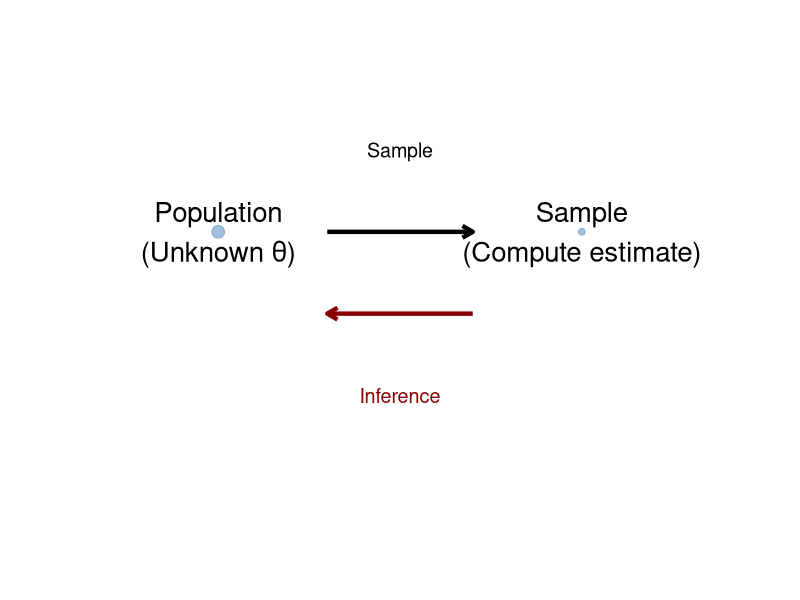
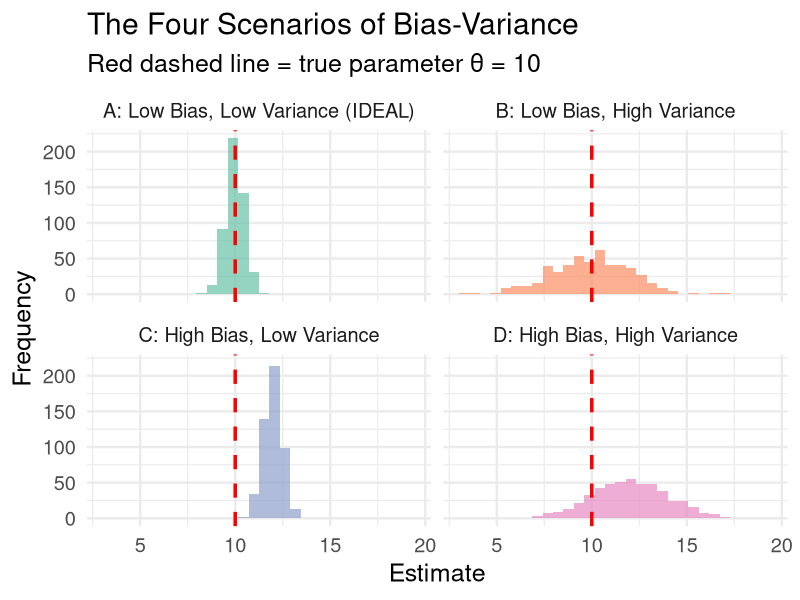
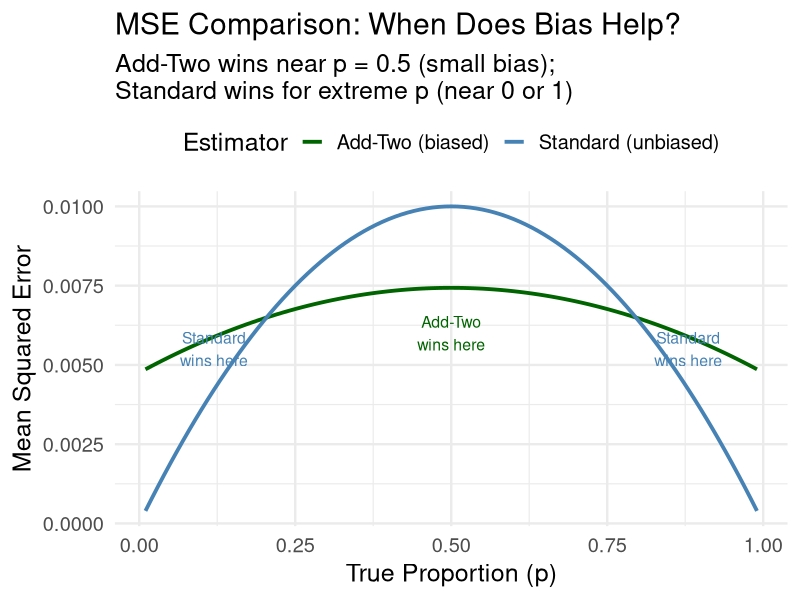
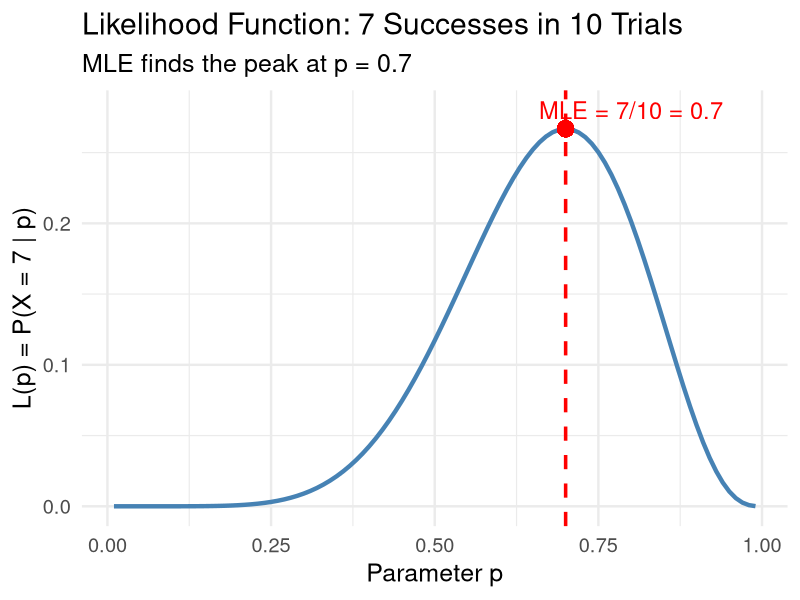
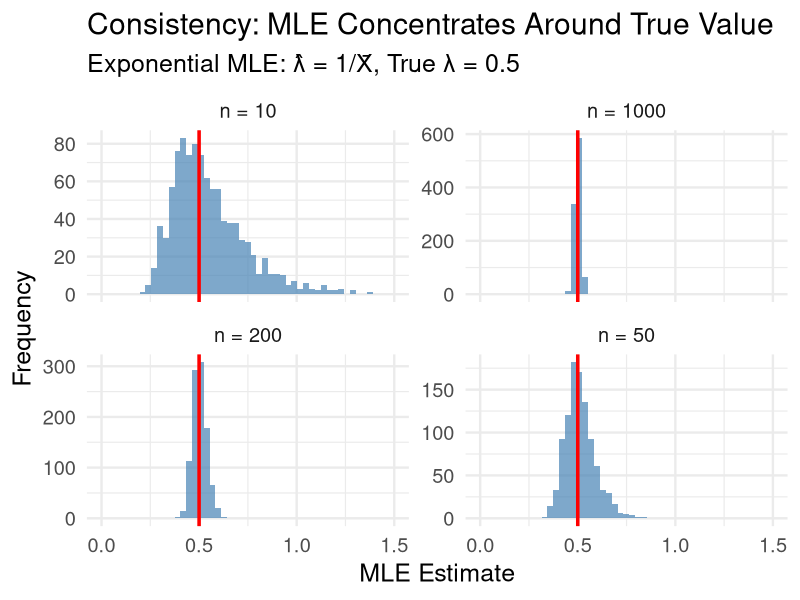
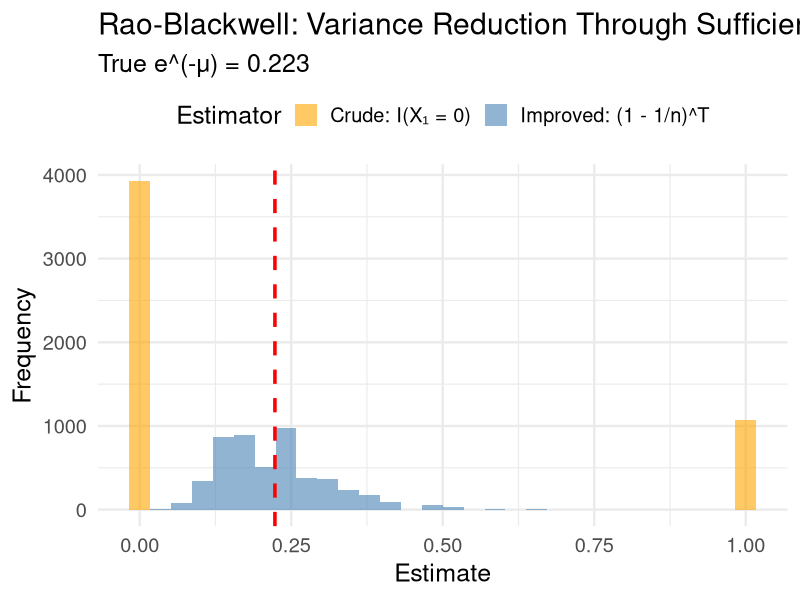

These figures' R source, in order:
## ---- chunk 1
#| label: setup
#| include: false
library(tidyverse)
set.seed(42)
theme_set(theme_minimal(base_size = 18))
## ---- chunk 2
#| echo: false
#| fig-height: 4
library(DiagrammeR)

grViz("
digraph journey {
  graph [rankdir = LR, bgcolor = transparent]
  node [shape = box, style = filled, fontsize = 14]
  
  L1 [label = 'Lesson 1\\nStatistics &\\nSampling', fillcolor = '#AED6F1']
  L2 [label = 'Lesson 2\\nBias, Variance,\\nMSE', fillcolor = '#FAD7A0']
  L3 [label = 'Lesson 3\\nMVUE &\\nCRLB', fillcolor = '#ABEBC6']
  L4 [label = 'Lesson 4\\nMME &\\nMLE', fillcolor = '#F5B7B1']
  L5 [label = 'Lesson 5\\nSufficient\\nStatistics', fillcolor = '#D7BDE2']
  
  L1 -> L2 -> L3 -> L4 -> L5
}
")
## ---- chunk 3
#| echo: false
#| fig-height: 4
tibble(x = c(1, 2), y = c(1, 1), size = c(4, 2)) |> 
  ggplot(aes(x = x, y = y)) +
  geom_point(aes(size = size), color = "steelblue", alpha = 0.5) +
  annotate("text", x = 1, y = 1, label = "Population\n(Unknown θ)", size = 7) +
  annotate("text", x = 2, y = 1, label = "Sample\n(Compute estimate)", size = 7) +
  annotate("segment", x = 1.3, xend = 1.7, y = 1, yend = 1,
           arrow = arrow(length = unit(0.3, "cm")), linewidth = 1.5) +
  annotate("text", x = 1.5, y = 1.12, label = "Sample", size = 5) +
  annotate("segment", x = 1.7, xend = 1.3, y = 0.88, yend = 0.88,
           arrow = arrow(length = unit(0.3, "cm")), linewidth = 1.5, color = "darkred") +
  annotate("text", x = 1.5, y = 0.76, label = "Inference", size = 5, color = "darkred") +
  scale_size_identity() + xlim(0.5, 2.5) + ylim(0.5, 1.3) + theme_void()
## ---- chunk 4
#| echo: false
#| fig-height: 5.5
set.seed(42)
estimator_comparison <- bind_rows(
  tibble(type = "A: Low Bias, Low Variance (IDEAL)", estimate = rnorm(500, 10, 0.5)),
  tibble(type = "B: Low Bias, High Variance", estimate = rnorm(500, 10, 2)),
  tibble(type = "C: High Bias, Low Variance", estimate = rnorm(500, 12, 0.5)),
  tibble(type = "D: High Bias, High Variance", estimate = rnorm(500, 12, 2))
)

estimator_comparison |> 
  ggplot(aes(x = estimate, fill = type)) +
  geom_histogram(bins = 30, alpha = 0.7) +
  geom_vline(xintercept = 10, color = "red", linetype = "dashed", linewidth = 1.2) +
  facet_wrap(~type) +
  labs(x = "Estimate", y = "Frequency", 
       title = "The Four Scenarios of Bias-Variance",
       subtitle = "Red dashed line = true parameter θ = 10") +
  theme(legend.position = "none") +
  scale_fill_brewer(palette = "Set2")
## ---- chunk 5
#| code-fold: true
# Compare standard estimator vs. "add-two" estimator
true_p <- 0.2  # True cure rate (rare disease)
n <- 25
n_sims <- 5000

prop_sim <- tibble(sim = 1:n_sims) |> 
  mutate(
    x = rbinom(n_sims, size = n, prob = true_p),
    p_standard = x / n,                    # Unbiased
    p_addtwo = (x + 2) / (n + 4)           # Biased toward 0.5
  )

# Compare properties
prop_sim |> 
  summarize(
    `Standard: Mean` = mean(p_standard),
    `Standard: Bias` = mean(p_standard) - true_p,
    `Standard: Variance` = var(p_standard),
    `Standard: MSE` = mean((p_standard - true_p)^2),
    `Add-Two: Mean` = mean(p_addtwo),
    `Add-Two: Bias` = mean(p_addtwo) - true_p,
    `Add-Two: Variance` = var(p_addtwo),
    `Add-Two: MSE` = mean((p_addtwo - true_p)^2)
  ) |> 
  pivot_longer(everything()) |> 
  separate(name, into = c("Estimator", "Metric"), sep = ": ") |> 
  pivot_wider(names_from = Estimator, values_from = value) |> 
  mutate(across(where(is.numeric), ~round(., 5)))
## ---- chunk 6
#| echo: false
#| fig-height: 5
n <- 25
mse_comparison <- tibble(p = seq(0.01, 0.99, by = 0.01)) |> 
  mutate(
    mse_standard = p * (1 - p) / n,
    bias_addtwo = (2 - 4*p) / (n + 4),
    var_addtwo = n * p * (1-p) / (n + 4)^2,
    mse_addtwo = var_addtwo + bias_addtwo^2
  )

mse_comparison |> 
  select(p, mse_standard, mse_addtwo) |> 
  pivot_longer(-p, names_to = "Estimator", values_to = "MSE") |> 
  mutate(Estimator = ifelse(Estimator == "mse_standard", "Standard (unbiased)", "Add-Two (biased)")) |> 
  ggplot(aes(x = p, y = MSE, color = Estimator)) +
  geom_line(linewidth = 1.3) +
  labs(title = "MSE Comparison: When Does Bias Help?",
       subtitle = "Add-Two wins near p = 0.5 (small bias);\nStandard wins for extreme p (near 0 or 1)",
       x = "True Proportion (p)", y = "Mean Squared Error") +
  scale_color_manual(values = c("darkgreen", "steelblue")) +
  theme(legend.position = "top") +
  annotate("text", x = 0.12, y = 0.0055, label = "Standard\nwins here", color = "steelblue", size = 4) +
  annotate("text", x = 0.5, y = 0.006, label = "Add-Two\nwins here", color = "darkgreen", size = 4) +
  annotate("text", x = 0.88, y = 0.0055, label = "Standard\nwins here", color = "steelblue", size = 4)
## ---- chunk 7
#| echo: false
#| fig-height: 5
# Likelihood for binomial: 7 successes in 10 trials
tibble(p = seq(0.01, 0.99, by = 0.01)) |> 
  mutate(likelihood = dbinom(7, 10, p)) |> 
  ggplot(aes(x = p, y = likelihood)) +
  geom_line(color = "steelblue", linewidth = 1.5) +
  geom_vline(xintercept = 0.7, color = "red", linetype = "dashed", linewidth = 1.2) +
  geom_point(aes(x = 0.7, y = dbinom(7, 10, 0.7)), color = "red", size = 5) +
  labs(title = "Likelihood Function: 7 Successes in 10 Trials",
       subtitle = "MLE finds the peak at p = 0.7",
       x = "Parameter p", y = "L(p) = P(X = 7 | p)") +
  annotate("text", x = 0.8, y = 0.28, label = "MLE = 7/10 = 0.7", color = "red", size = 6)
## ---- chunk 8
#| echo: false
#| fig-height: 5.5
set.seed(42)
true_lambda <- 0.5
sample_sizes <- c(10, 50, 200, 1000)

consistency_sim <- map(sample_sizes, function(n) {
  tibble(
    n = n,
    mle = map_dbl(1:1000, \(s) 1 / mean(rexp(n, rate = true_lambda)))
  )
}) |> list_rbind()

consistency_sim |> 
  ggplot(aes(x = mle)) +
  geom_histogram(bins = 40, fill = "steelblue", alpha = 0.7) +
  geom_vline(xintercept = true_lambda, color = "red", linewidth = 1.2) +
  facet_wrap(~paste("n =", n), scales = "free_y") +
  coord_cartesian(xlim = c(0, 1.5)) +
  labs(title = "Consistency: MLE Concentrates Around True Value",
       subtitle = "Exponential MLE: λ̂ = 1/X̄, True λ = 0.5",
       x = "MLE Estimate", y = "Frequency")
## ---- chunk 9
# Two datasets with same mean but different information about θ
data_A <- c(2, 4, 6, 8)   # mean = 5, max = 8
data_B <- c(1, 4, 5, 10)  # mean = 5, max = 10

cat("Dataset A: mean =", mean(data_A), ", max =", max(data_A), "\n")
cat("Dataset B: mean =", mean(data_B), ", max =", max(data_B), "\n")
## ---- chunk 10
#| code-fold: true
set.seed(42)
mu_true <- 1.5
n <- 10
n_sims <- 5000

# Simulation
rb_sim <- tibble(sim = 1:n_sims) |> 
  mutate(
    data = map(sim, \(s) rpois(n, mu_true)),
    T_sum = map_dbl(data, sum),
    crude_U = map_dbl(data, \(d) as.numeric(d[1] == 0)),
    improved_U = (1 - 1/n)^T_sum
  )

rb_sim |> 
  summarize(
    `True e^(-μ)` = exp(-mu_true),
    `Crude: E[U]` = mean(crude_U),
    `Crude: Var` = var(crude_U),
    `Improved: E[U*]` = mean(improved_U),
    `Improved: Var` = var(improved_U)
  ) |> 
  pivot_longer(everything()) |> 
  mutate(value = round(value, 4))
## ---- chunk 11
#| echo: false
#| fig-height: 5
rb_sim |> 
  select(crude_U, improved_U) |> 
  pivot_longer(everything(), names_to = "Estimator", values_to = "Estimate") |> 
  mutate(Estimator = case_when(
    Estimator == "crude_U" ~ "Crude: I(X₁ = 0)",
    Estimator == "improved_U" ~ "Improved: (1 - 1/n)^T"
  )) |> 
  ggplot(aes(x = Estimate, fill = Estimator)) +
  geom_histogram(bins = 30, alpha = 0.6, position = "identity") +
  geom_vline(xintercept = exp(-mu_true), color = "red", linetype = "dashed", linewidth = 1.2) +
  labs(title = "Rao-Blackwell: Variance Reduction Through Sufficiency",
       subtitle = paste0("True e^(-μ) = ", round(exp(-mu_true), 3)),
       x = "Estimate", y = "Frequency") +
  scale_fill_manual(values = c("orange", "steelblue")) +
  theme(legend.position = "top")
## ---- chunk 12
#| echo: false
#| fig-height: 8
grViz("
digraph connections {
  graph [rankdir = TB, bgcolor = transparent]
  node [shape = box, style = filled, fontsize = 14]
  
  Data [label = 'Raw Data\\nX₁, ..., Xₙ', fillcolor = '#D5D8DC']
  Suff [label = 'Sufficient Statistic T\\n(Data Reduction)', fillcolor = '#FAD7A0']
  MLE [label = 'MLE\\n(Asymptotically Optimal)', fillcolor = '#AED6F1']
  MVUE [label = 'MVUE\\n(Best Unbiased)', fillcolor = '#ABEBC6']
  CRLB [label = 'CRLB\\n(Lower Bound)', fillcolor = '#F5B7B1']
  
  Data -> Suff [label = 'Factorization\\nTheorem']
  Suff -> MLE [label = 'MLE is function of T']
  Suff -> MVUE [label = 'Rao-Blackwell &\\nLehmann-Scheffé']
  CRLB -> MVUE [label = 'Efficiency:\\nVar(MVUE) = CRLB']
  MLE -> MVUE [label = 'For large n', style = dashed]
}
")
## ---- chunk 13
#| echo: false
#| fig-height: 9
grViz("
digraph decision {
  graph [rankdir = TB, bgcolor = transparent]
  node [shape = box, style = filled, fontsize = 13]
  
  Q1 [label = 'Need an estimator for θ', fillcolor = '#AED6F1']
  Q2 [label = 'Can you find a sufficient\\nstatistic T?', fillcolor = '#FAD7A0', shape = diamond]
  Q3 [label = 'Is T complete?', fillcolor = '#FAD7A0', shape = diamond]
  Q4 [label = 'Can you find an unbiased\\nfunction h(T)?', fillcolor = '#FAD7A0', shape = diamond]
  
  A1 [label = 'Use MLE\\n(asymptotically optimal)', fillcolor = '#ABEBC6']
  A2 [label = 'h(T) is the MVUE!', fillcolor = '#82E0AA']
  A3 [label = 'Use Rao-Blackwell\\nto improve', fillcolor = '#ABEBC6']
  A4 [label = 'Consider biased\\nestimators via MSE', fillcolor = '#F5B7B1']
  
  Q1 -> Q2
  Q2 -> Q3 [label = 'Yes']
  Q2 -> A1 [label = 'No or Hard']
  Q3 -> Q4 [label = 'Yes']
  Q3 -> A3 [label = 'No']
  Q4 -> A2 [label = 'Yes']
  Q4 -> A4 [label = 'No']
}
")
